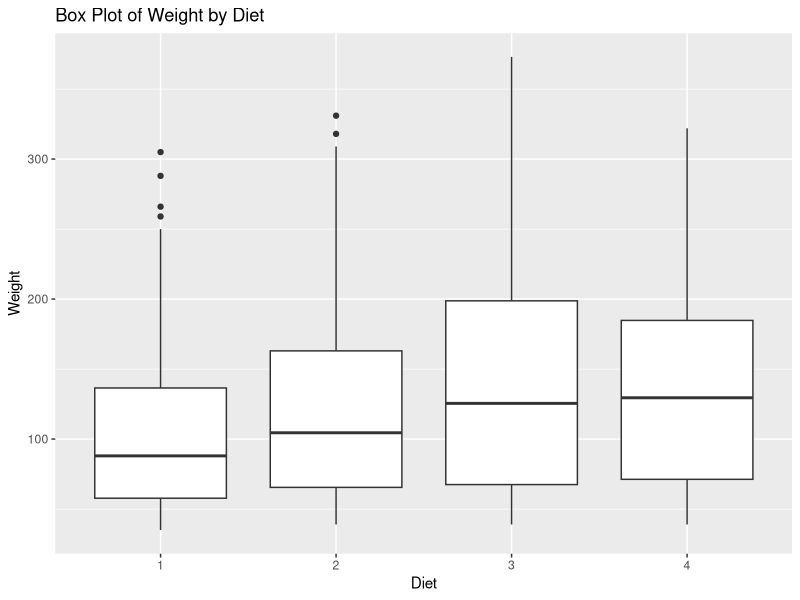
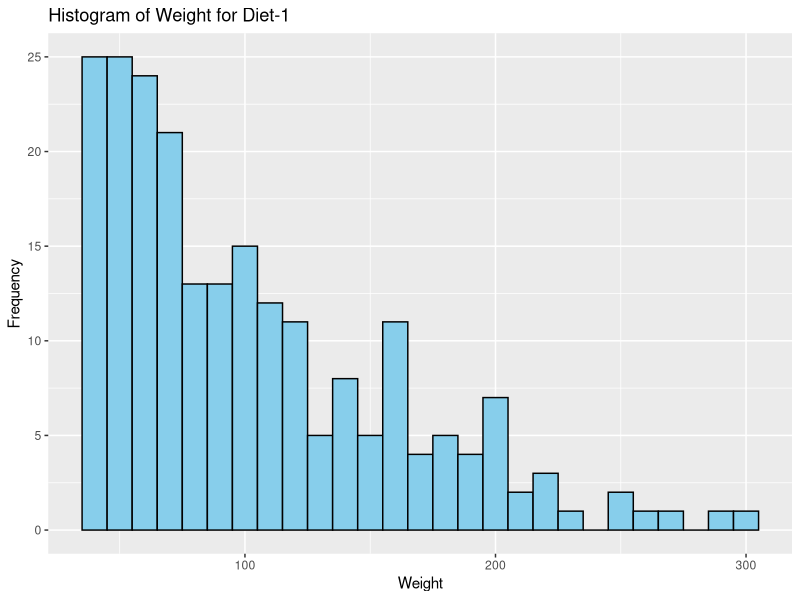
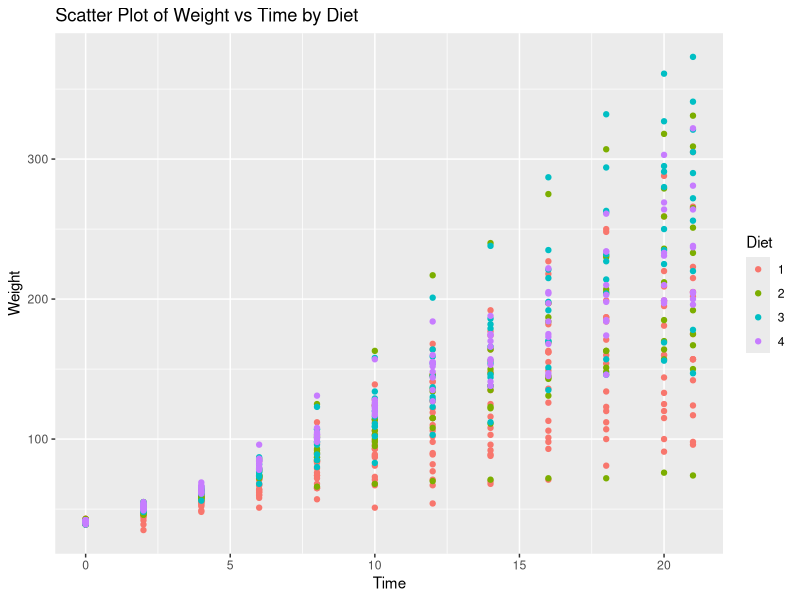

These figures' R source, in order:
# Load required libraries
library(ggplot2)
library(dplyr)

# Load the ChickWeight dataset
data("ChickWeight")

# (a) Create Box plot for "weight" grouped by "Diet"
boxplot_plot <- ggplot(ChickWeight, aes(x = factor(Diet), y = weight)) +
  geom_boxplot() +
  labs(x = "Diet", y = "Weight", title = "Box Plot of Weight by Diet")

# (b) Create Histogram for "weight" features belong to Diet-1 category
histogram_plot <- ChickWeight %>%
  filter(Diet == 1) %>%
  ggplot(aes(x = weight)) +
  geom_histogram(binwidth = 10, fill = "skyblue", color = "black") +
  labs(x = "Weight", y = "Frequency", title = "Histogram of Weight for Diet-1")

# (c) Create Scatter plot for "weight" vs "Time" grouped by Diet
scatter_plot <- ggplot(ChickWeight, aes(x = Time, y = weight, color = factor(Diet))) +
  geom_point() +
  labs(x = "Time", y = "Weight", title = "Scatter Plot of Weight vs Time by Diet") +
  scale_color_discrete(name = "Diet")

# Display the plots
print(boxplot_plot)
print(histogram_plot)
print(scatter_plot)
